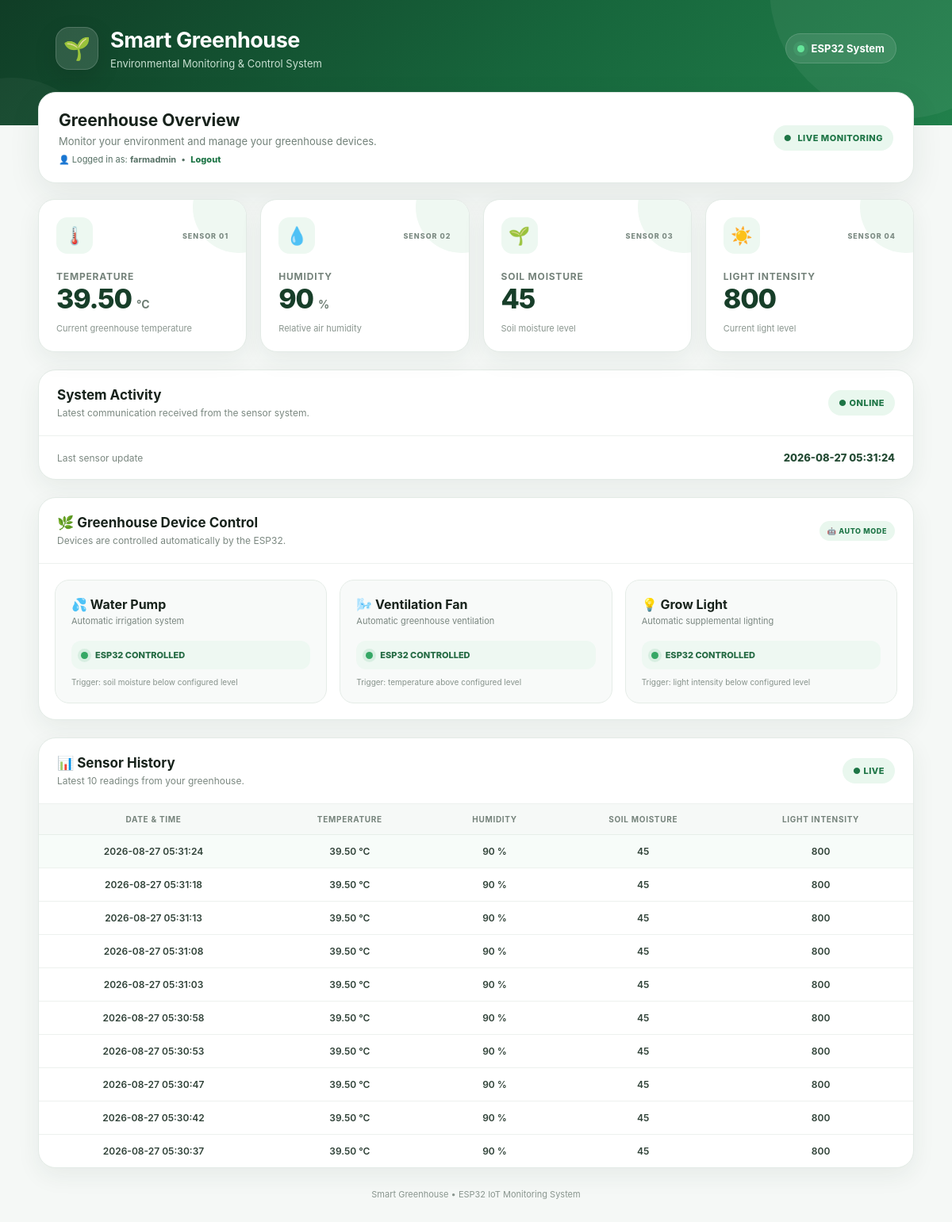
/index.php (signed in), run on the app's committed database.
### tables this page shows
CREATE TABLE `sensor_data` (
  `id` int(11) NOT NULL,
  `temperature` decimal(5,2) NOT NULL,
  `humidity` int(11) NOT NULL,
  `soil_moisture` int(11) NOT NULL,
  `light_intensity` int(11) NOT NULL,
  `created_at` timestamp NOT NULL DEFAULT current_timestamp()
);

### index.php (the view, shortened to what this page needs)
<?php
$host = "localhost";
$username = "root";
$password = "";
$database = "smart_greenhouse";
$conn = new mysqli(
    $host,
    $username,
    $password,
    $database
);
$sql_latest = "
    SELECT *
    FROM sensor_data
    ORDER BY id DESC
    LIMIT 1
";
$result_latest = $conn->query($sql_latest);
if ($result_latest && $result_latest->num_rows > 0) {
    $data = $result_latest->fetch_assoc();
}
$sql_history = "
    SELECT
        id,
        temperature,
        humidity,
        soil_moisture,
        light_intensity,
        created_at
    FROM sensor_data
    ORDER BY id DESC
    LIMIT 10
";
$result_history = $conn->query($sql_history);
?>
<!DOCTYPE html>
<html lang="en">
<head>
</head>
<body>
<header class="top-header">
    <div class="header-inner">
        <div class="brand">
            <div class="brand-mark">
                🌱
            </div>
            <div>
                <h1>
                    Smart Greenhouse
                </h1>
                <p>
                    Environmental Monitoring & Control System
                </p>
            </div>
        </div>
        <div class="device-pill">
            <span class="status-dot"></span>
            ESP32 System
        </div>
    </div>
</header>
<div class="container">
    <div class="welcome">
        <div>
            <h2>
                Greenhouse Overview
            </h2>
            <p>
                Monitor your environment and manage your greenhouse devices.
            </p>
            <p style="margin-top:8px; font-size:11px; color:#557064;">
                👤 Logged in as:
                <strong>
                    <?php echo htmlspecialchars($_SESSION['username']); ?>
                </strong>
                &nbsp;•&nbsp;
                <a href="logout.php"
                   style="color:#1e7546; font-weight:800; text-decoration:none;">
                    Logout
                </a>
            </p>
        </div>
        <div class="live-label">
            <span>●</span>
            LIVE MONITORING
        </div>
    </div>
    <div class="cards">
        <div class="card">
            <div class="card-top">
                <div class="card-icon">
                    🌡️
                </div>
                <div class="card-tag">
                    SENSOR 01
                </div>
            </div>
            <h2>
                Temperature
            </h2>
            <div class="value">
                <span id="temperatureValue">
                    <?php
                    echo htmlspecialchars(
                        $data['temperature']
                    );
                    ?>
                </span>
                <span class="unit">
                    °C
                </span>
            </div>
            <div class="card-note">
                Current greenhouse temperature
            </div>
        </div>
        <div class="card">
            <div class="card-top">
                <div class="card-icon">
                    💧
                </div>
                <div class="card-tag">
                    SENSOR 02
                </div>
            </div>
            <h2>
                Humidity
            </h2>
            <div class="value">
                <span id="humidityValue">
                    <?php
                    echo htmlspecialchars(
                        $data['humidity']
                    );
                    ?>
                </span>
                <span class="unit">
                    %
                </span>
            </div>
            <div class="card-note">
                Relative air humidity
            </div>
        </div>
        <div class="card">
            <div class="card-top">
                <div class="card-icon">
                    🌱
                </div>
                <div class="card-tag">
                    SENSOR 03
                </div>
            </div>
            <h2>
                Soil Moisture
            </h2>
            <div class="value">
                <span id="soilValue">
                    <?php
                    echo htmlspecialchars(
                        $data['soil_moisture']
                    );
                    ?>
                </span>
            </div>
            <div class="card-note">
                Soil moisture level
            </div>
        </div>
        <div class="card">
            <div class="card-top">
                <div class="card-icon">
                    ☀️
                </div>
                <div class="card-tag">
                    SENSOR 04
                </div>
            </div>
            <h2>
                Light Intensity
            </h2>
            <div class="value">
                <span id="lightValue">
                    <?php
                    echo htmlspecialchars(
                        $data['light_intensity']
                    );
                    ?>
                </span>
            </div>
            <div class="card-note">
                Current light level
            </div>
        </div>
    </div>
    <div class="section">
        <div class="section-head">
            <div>
                <h2>
                    System Activity
                </h2>
                <p>
                    Latest communication received from the sensor system.
                </p>
            </div>
            <div class="live-label">
                ● ONLINE
            </div>
        </div>
        <div class="time-content">
            <div class="time-label">
                Last sensor update
            </div>
            <div
                class="time-value"
                id="lastUpdate"
            >
                <?php
                echo htmlspecialchars(
                    $data['created_at']
                );
                ?>
            </div>
        </div>
    </div>
    <div class="section">
        <div class="section-head">
            <div>
                <h2>
                    🌿 Greenhouse Device Control
                </h2>
                <p>
                    Devices are controlled automatically by the ESP32.
                </p>
            </div>
            <div class="auto-badge">
                🤖 AUTO MODE
            </div>
        </div>
        <div class="control-container">
            <div class="control-card">
                <h2>
                    💦 Water Pump
                </h2>
                <div class="control-description">
                    Automatic irrigation system
                </div>
                <div class="auto-status">
                    <span class="auto-status-dot"></span>
                    ESP32 CONTROLLED
                </div>
                <div class="auto-trigger">
                    Trigger: soil moisture below configured level
                </div>
            </div>
            <div class="control-card">
                <h2>
                    🌬️ Ventilation Fan
                </h2>
                <div class="control-description">
                    Automatic greenhouse ventilation
                </div>
                <div class="auto-status">
                    <span class="auto-status-dot"></span>
                    ESP32 CONTROLLED
                </div>
                <div class="auto-trigger">
                    Trigger: temperature above configured level
                </div>
            </div>
            <div class="control-card">
                <h2>
                    💡 Grow Light
                </h2>
                <div class="control-description">
                    Automatic supplemental lighting
                </div>
                <div class="auto-status">
                    <span class="auto-status-dot"></span>
                    ESP32 CONTROLLED
                </div>
                <div class="auto-trigger">
                    Trigger: light intensity below configured level
                </div>
            </div>
        </div>
    </div>
    <div class="section">
        <div class="section-head">
            <div>
                <h2>
                    📊 Sensor History
                </h2>
                <p>
                    Latest 10 readings from your greenhouse.
                </p>
            </div>
            <div class="live-label">
                ● LIVE
            </div>
        </div>
        <div class="table-container">
            <table>
                <thead>
                    <tr>
                        <th>
                            Date & Time
                        </th>
                        <th>
                            Temperature
                        </th>
                        <th>
                            Humidity
                        </th>
                        <th>
                            Soil Moisture
                        </th>
                        <th>
                            Light Intensity
                        </th>
                    </tr>
                </thead>
                <tbody id="historyBody">
                <?php
                if (
                    $result_history &&
                    $result_history->num_rows > 0
                ) {
                    while (
                        $row =
                        $result_history->fetch_assoc()
                    ) {
                ?>
                    <tr>
                        <td>
                            <?php
                            echo htmlspecialchars(
                                $row['created_at']
                            );
                            ?>
                        </td>
                        <td>
                            <?php
                            echo htmlspecialchars(
                                $row['temperature']
                            );
                            ?>
                            °C
                        </td>
                        <td>
                            <?php
                            echo htmlspecialchars(
                                $row['humidity']
                            );
                            ?>
                            %
                        </td>
                        <td>
                            <?php
                            echo htmlspecialchars(
                                $row['soil_moisture']
                            );
                            ?>
                        </td>
                        <td>
                            <?php
                            echo htmlspecialchars(
                                $row['light_intensity']
                            );
                            ?>
                        </td>
                    </tr>
                <?php
                    }
                }
                ?>
                </tbody>
            </table>
        </div>
    </div>
    <div class="footer">
        Smart Greenhouse • ESP32 IoT Monitoring System
    </div>
</div>
</body>
</html>

### data on the page
sensor_data: temperature "39.50", humidity "90", soil_moisture "45", light_intensity "800", created_at "2026-08-27 05:31:24"
sensor_data: created_at "2026-08-27 05:31:18", temperature "39.50", humidity "90", soil_moisture "45", light_intensity "800"
sensor_data: created_at "2026-08-27 05:31:13", temperature "39.50", humidity "90", soil_moisture "45", light_intensity "800"
sensor_data: created_at "2026-08-27 05:31:08", temperature "39.50", humidity "90", soil_moisture "45", light_intensity "800"
sensor_data: created_at "2026-08-27 05:31:03", temperature "39.50", humidity "90", soil_moisture "45", light_intensity "800"
sensor_data: created_at "2026-08-27 05:30:58", temperature "39.50", humidity "90", soil_moisture "45", light_intensity "800"
sensor_data: created_at "2026-08-27 05:30:53", temperature "39.50", humidity "90", soil_moisture "45", light_intensity "800"
sensor_data: created_at "2026-08-27 05:30:47", temperature "39.50", humidity "90", soil_moisture "45", light_intensity "800"
sensor_data: created_at "2026-08-27 05:30:42", temperature "39.50", humidity "90", soil_moisture "45", light_intensity "800"
sensor_data: created_at "2026-08-27 05:30:37", temperature "39.50", humidity "90", soil_moisture "45", light_intensity "800"

### other printed values
$_SESSION['username'] "farmadmin"
